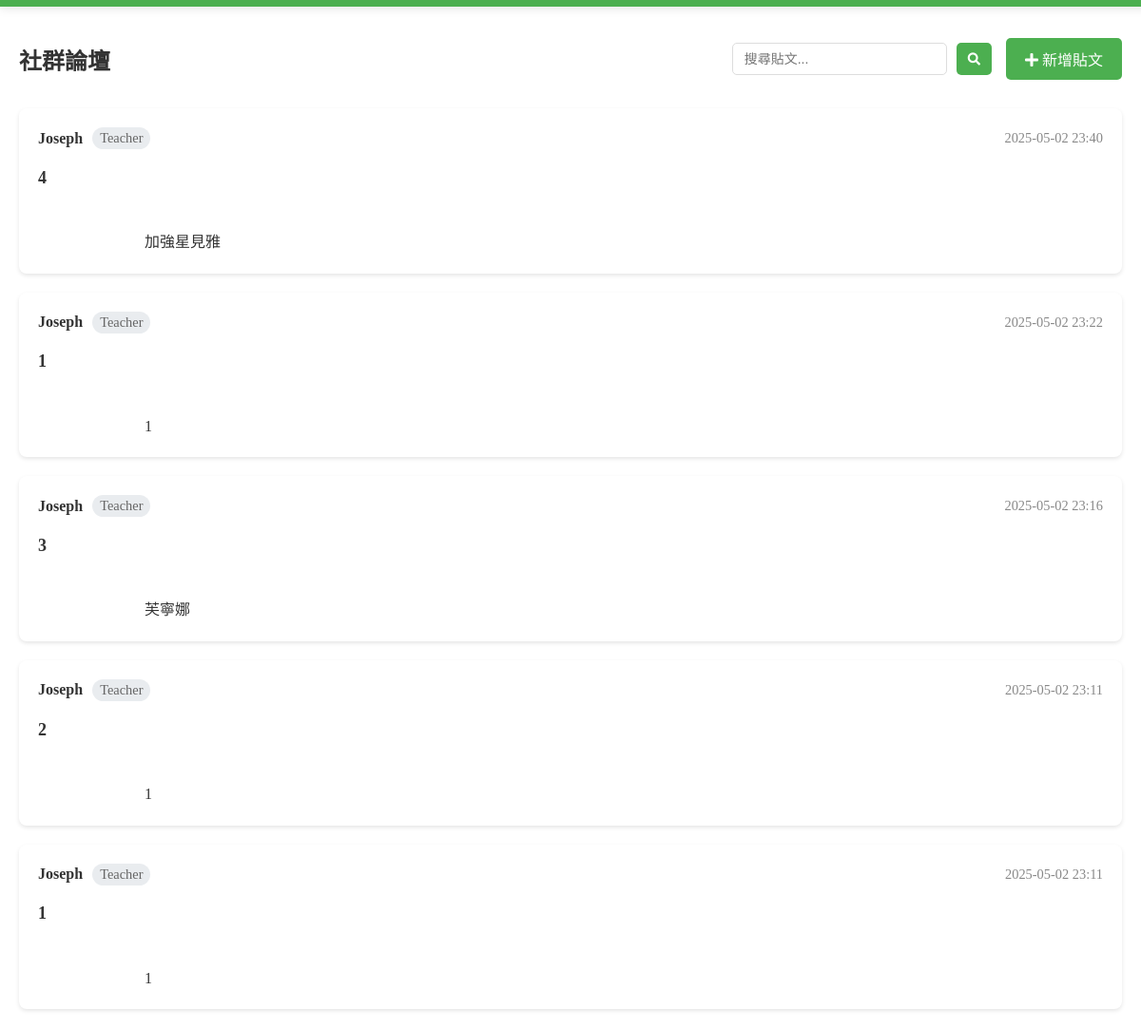
Page /php/luntan.php (signed in) on the committed database.
### tables this page shows
CREATE TABLE `communitypost` (
  `PostID` int(11) NOT NULL COMMENT '貼文編號 (PK)',
  `Content` text NOT NULL COMMENT '貼文內容',
  `ImageURL` varchar(255) DEFAULT NULL COMMENT '圖片網址',
  `PostDate` datetime DEFAULT current_timestamp() COMMENT '發文日期',
  `Title` varchar(50) DEFAULT NULL COMMENT '標題',
  `UserID` int(11) NOT NULL COMMENT 'FK to User'
);

CREATE TABLE `user` (
  `UserID` int(11) NOT NULL COMMENT '使用者編號 (PK)',
  `Username` varchar(50) DEFAULT NULL COMMENT '使用者名稱',
  `Email` varchar(100) NOT NULL COMMENT '電子郵件',
  `Password` varchar(255) NOT NULL COMMENT '密碼 (加密儲存)',
  `JoinDate` datetime DEFAULT current_timestamp() COMMENT '註冊時間',
  `Status` enum('Student','Teacher') NOT NULL DEFAULT 'Student' COMMENT '使用者身份',
  `reset_token` varchar(255) DEFAULT NULL,
  `token_expire` datetime DEFAULT NULL
);

### php/luntan.php (the view, shortened to what this page needs)
<?php
require_once 'db_connect.php';
$search = isset($_GET['search']) ? trim($_GET['search']) : '';
$search_condition = '';
$sql = "SELECT cp.PostID, cp.Title, cp.Content, cp.PostDate, cp.ImageURL, u.Username, u.Status
        FROM communitypost cp
        JOIN user u ON cp.UserID = u.UserID" . $search_condition . "
        ORDER BY cp.PostDate DESC";
$result = mysqli_query($conn, $sql);
?>
<!DOCTYPE html>
<html lang="zh-TW">
<head>
    <link rel="stylesheet" href="../css/nav2.css">
    <link rel="stylesheet" href="../css/luntan.css">
    <link rel="stylesheet" href="https://cdnjs.cloudflare.com/ajax/libs/font-awesome/5.15.4/css/all.min.css">
</head>
<body>
    <?php include 'nav.php'; ?>
    <div class="forum-container">
        <div class="forum-header">
            <h2>社群論壇</h2>
            <div class="forum-actions">
                <form class="search-form" action="" method="GET">
                    <input type="text" name="search" placeholder="搜尋貼文..." value="<?php echo htmlspecialchars($search); ?>">
                    <button type="submit"><i class="fas fa-search"></i></button>
                </form>
                <?php if (isset($_SESSION['user_id'])): ?>
                    <a href="post.php" class="new-post-btn"><i class="fas fa-plus"></i> 新增貼文</a>
                <?php endif; ?>
            </div>
        </div>
        <div class="posts-container">
            <?php if (mysqli_num_rows($result) > 0): ?>
                <?php while ($row = mysqli_fetch_assoc($result)): ?>
                    <div class="post-card">
                        <div class="post-header">
                            <div class="user-info">
                                <span class="username"><?php echo htmlspecialchars($row['Username']); ?></span>
                                <span class="user-status"><?php echo htmlspecialchars($row['Status']); ?></span>
                            </div>
                            <span class="post-date"><?php echo date('Y-m-d H:i', strtotime($row['PostDate'])); ?></span>
                        </div>
                        <h3 class="post-title">
                            <a href="discuss.php?post_id=<?php echo $row['PostID']; ?>">
                                <?php echo htmlspecialchars($row['Title']); ?>
                            </a>
                        </h3>
                        <div class="post-content">
                            <?php echo nl2br(htmlspecialchars($row['Content'])); ?>
                        </div>
                    </div>
                <?php endwhile; ?>
            <?php endif; ?>
        </div>
    </div>
</body>
</html>

### css/nav2.css (style rules this page uses)
body, html { margin: 0; padding: 0; height: 100%; }

### css/luntan.css (style rules this page uses)
:root { --primary-color: #4CAF50; --primary-hover: #45a049; --text-dark: #333; --text-muted: #666; --text-light: #888; --bg-light: #f8f9fa; --error-bg: #f8d7da; --error-text: #721c24; --shadow: 0 2px 4px rgba(0, 0, 0, 0.1); }
.forum-container { max-width: 1200px; margin: 20px auto; padding: 20px; }
.forum-header { display: flex; justify-content: space-between; align-items: center; margin-bottom: 30px; }
.forum-header h2 { font-size: 24px; color: var(--text-dark); margin: 0; }
.forum-actions { display: flex; gap: 15px; align-items: center; }
.search-form { display: flex; gap: 10px; }
.search-form input { padding: 8px 12px; border: 1px solid #ddd; border-radius: 5px; font-size: 14px; width: 200px; transition: border-color 0.3s; }
.search-form button { background: var(--primary-color); color: white; border: none; padding: 8px 12px; border-radius: 5px; cursor: pointer; transition: background-color 0.3s; }
.new-post-btn { background: var(--primary-color); color: white; padding: 10px 20px; border-radius: 5px; text-decoration: none; transition: background-color 0.3s, transform 0.2s; }
.posts-container { display: flex; flex-direction: column; gap: 20px; }
.post-card { background: white; border-radius: 8px; box-shadow: var(--shadow); padding: 20px; transition: transform 0.2s; }
.post-header { display: flex; justify-content: space-between; align-items: center; margin-bottom: 15px; }
.user-info { display: flex; align-items: center; gap: 10px; }
.username { font-weight: bold; color: var(--text-dark); }
.user-status { background: #e9ecef; padding: 3px 8px; border-radius: 12px; font-size: 0.9em; color: var(--text-muted); }
.post-date { color: var(--text-light); font-size: 0.9em; }
.post-title a { color: var(--text-dark); text-decoration: none; font-size: 18px; font-weight: bold; }
.post-content { color: var(--text-dark); line-height: 1.6; white-space: pre-wrap; }

### rows in the picture
communitypost: UserID.Username "Joseph", UserID.Status "Teacher", PostDate "2025-05-02 23:40", Title "4", Content "加強星見雅"
communitypost: UserID.Username "Joseph", UserID.Status "Teacher", PostDate "2025-05-02 23:22", Title "1", Content "1"
communitypost: UserID.Username "Joseph", UserID.Status "Teacher", PostDate "2025-05-02 23:16", Title "3", Content "芙寧娜"
communitypost: UserID.Username "Joseph", UserID.Status "Teacher", PostDate "2025-05-02 23:11", Title "2", Content "1"
communitypost: UserID.Username "Joseph", UserID.Status "Teacher", PostDate "2025-05-02 23:11", Title "1", Content "1"
